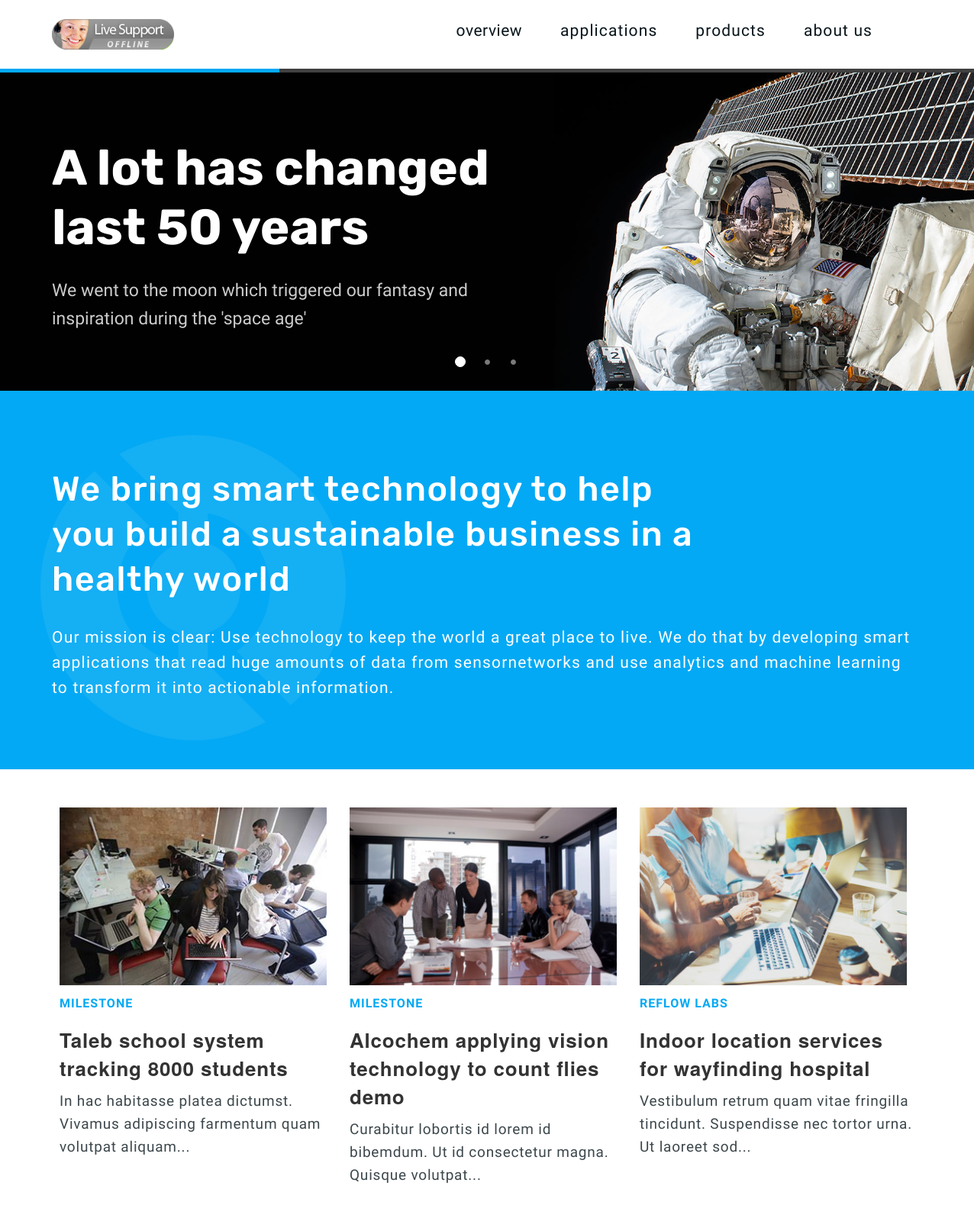
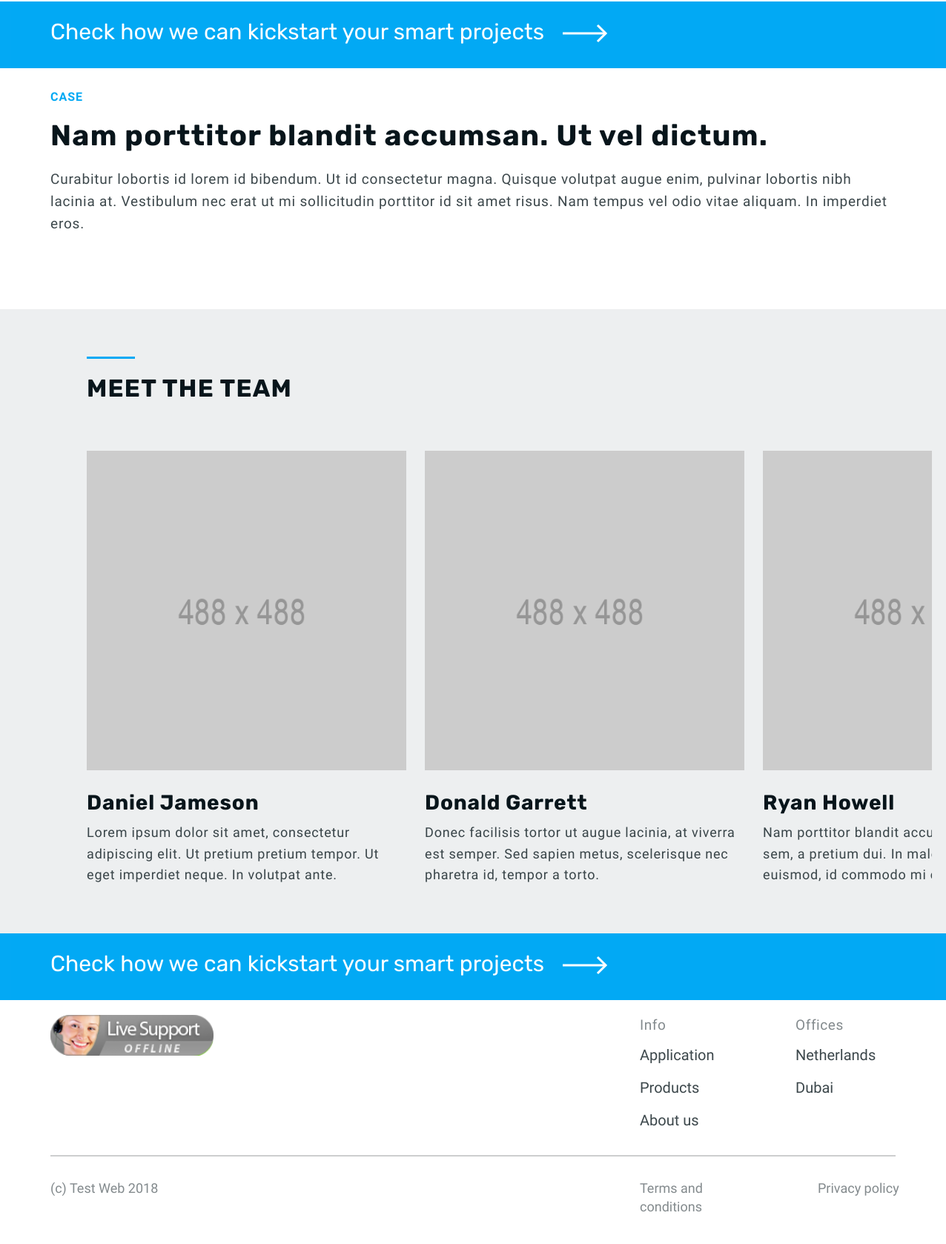
The page / on the database its author committed (2 pictures, top to bottom).
### tables this page shows
CREATE TABLE `items` (
  `id` int(11) NOT NULL,
  `title` varchar(255) NOT NULL,
  `text` varchar(255) NOT NULL,
  `category` varchar(255) NOT NULL,
  `image` int(1) NOT NULL
);

### index.php (the view, shortened to what this page needs)
<!DOCTYPE html>
<html>
    <head>
        <link href='css/bootstrap.min.css' rel='stylesheet' type='text/css'>
        <link href='css/style.css' rel='stylesheet' type='text/css'>
        <link href="slick/slick.css" rel="stylesheet">
        <link href="slick/slick-theme.css" rel="stylesheet">
    </head>
    <body>
        <div class='container-fluid'>
            <div class='row'>
                <header>
                    <div class='container'>
                        <div class='row'>
                            <nav id='cssmenu'>
                                <div class='logo'>
                                    <a href='/'>
                                        <img src='images/offline.png' alt="Test logo" class="desktop-logo"/>
                                    </a>
                                </div>
                                <ul>
                                    <li class="desktop-menu active"><a href='#'>overview</a></li>
                                    <li class="desktop-menu"><a href='#'>applications</a></li>
                                    <li class="desktop-menu"><a href='#'>products</a></li>
                                    <li class="desktop-menu desktop-menu-last"><a href='#'>about us</a></li>
                                </ul>
                            </nav>
                        </div>
                    </div>
                </header>
            </div>
        </div>
        <div class='container-fluid'>
            <div class='row'>
                <div id='myCarousel' class='carousel slide myCarousel' data-interval='false' data-ride='carousel'>
                    <ol class='carousel-indicators'>
                        <li data-target='#myCarousel' data-slide-to='0' class='active'></li>
                        <li data-target='#myCarousel' data-slide-to='1'></li>
                        <li data-target='#myCarousel' data-slide-to='2'></li>
                    </ol>
                    <div class="progress-bar-wrapper">
                        <hr class='transition-timer-carousel-progress-bar' />
                    </div>
                    <div class='carousel-inner'>
                        <div class='active item'>
                            <img src='images/astronaut.jpg' alt='astronaut' class="img-responsive" />
                            <div class='container'>
                                <div class='carousel-caption'>
                                    <div class="container">
                                        <div class='carousel-caption-table'>
                                            <div class='carousel-caption-table-cell'>
                                                <h3>A lot has changed<br/> last 50 years</h3>
                                                <p>We went to the moon which triggered our fantasy and<br/> inspiration during the 'space age'</p>
                                            </div>
                                        </div>
                                    </div>
                                </div>
                            </div>
                        </div>
                    </div>
                </div>
            </div>
        </div>
        <div class='container-fluid full-width-desc'>
            <div class='row'>
                <div class='container'>
                    <h2>We bring smart technology to help<br/> you build a sustainable business in a<br/> healthy world</h2>
                    <p>Our mission is clear: Use technology to keep the world a great place to live. We do that by developing smart applications that read huge amounts of data from sensornetworks and use analytics and machine learning to transform it into actionable information.</p>
                </div>
            </div>
        </div>
        <div class='container-fluid three-row-container'>
            <div class="container">
                <div class="card-row">
                    <?php
                    include('conn.php');
                    $qitem=mysqli_query($conn,"select * from `items` limit 3");
                    $rows = [];
                    while($row = mysqli_fetch_array($qitem))
                    {
                        $rows[] = $row;
                    }
                    for($itemcard=0;$itemcard<min(3,count($rows));$itemcard++){
                    ?>
                    <div class="card">
                        <div class="card-header">
                           <img src=<?php echo "images/240_". $rows[$itemcard]['image'].".jpg" ?> class="img-card" alt="img 240_1.jpg">
                        </div>
                        <div class="card-body">
                            <h5 ><a href="#"><?php echo $rows[$itemcard]['category']  ?></a></h5>
                            <span>
                                    <?php echo $rows[$itemcard]['title']?>
                            </span>
                            <p>
                                  <?php echo $rows[$itemcard]['text']?>
                            </p>
                        </div>
                    </div>
                    <?php
                    }
                    ?>
                </div>
            </div>
        </div>
        <div class='container-fluid full-width-desc'>
            <div class="row-blue" onmouseover="hoverArrow()" onmouseout="outhoverArrow()">
                <div class="container"
                     style="font-size:30px;
                     color:white;
                     text-align: left;
                     padding-top: 20px; ">
                    <div   style="width: auto;height: auto">
                        <div style="position:center;float:left;">
                        Check how we can kickstart your smart projects
                        </div>
                   <img
                           id='image-arrow'
                           src="images/arrow.svg"
                           alt="arrow simb">
                    </div>
                </div>
            </div>
        </div>
        <div class='container-fluid case-section-container'>
            <div class='row'>
                <div class='container'>
                    <div class='row'>
                        <div class='case-section'>
                            <div class="col-md-12">
                                <h5><a href='#'>CASE</a></h5>
                                <h4><a href="#">Nam porttitor blandit accumsan. Ut vel dictum.</a></h4>
                                <p>Curabitur lobortis id lorem id bibendum. Ut id consectetur magna.
                                    Quisque volutpat augue enim, pulvinar lobortis nibh lacinia at.
                                    Vestibulum nec erat ut mi sollicitudin porttitor id sit amet risus.
                                    Nam tempus vel odio vitae aliquam. In imperdiet eros.</p>
                                </div>
                        </div>
                    </div>
                </div>
            </div>
        </div>
        <div class='container-fluid'>
            <div class='row'>
                <div class="meet-team-background">
                    <div class='container'>
                            <div class='meet-team-section'>
                                <div class="highlight-upper-line "></div>
                                <h3>MEET THE TEAM</h3>
                                <div class="slick-slider">
                                    <div>
                                        <div class="slide-div">
                                            <img class="img-responsive" src="images/488x488.png"/>
                                            <h5>Daniel Jameson</h5>
                                            <p>Lorem ipsum dolor sit amet, consectetur adipiscing elit.
                                                Ut pretium pretium tempor. Ut eget imperdiet neque.
                                                In volutpat ante.</p>
                                        </div>
                                    </div>
                                    <div>
                                        <div class="slide-div">
                                            <img class="img-responsive" src="images/488x488.png"/>
                                            <h5>Donald Garrett</h5>
                                            <p>Donec facilisis tortor ut augue lacinia, at viverra est semper.
                                                Sed sapien metus, scelerisque nec pharetra id, tempor a torto.</p>
                                        </div>
                                    </div>
                                    <div>
                                        <div class="slide-div">
                                            <img class="img-responsive" src="images/488x488.png"/>
                                            <h5>Ryan Howell</h5>
                                            <p>Nam porttitor blandit accumsan. Ut vel dictum sem, a pretium dui.
                                                In malesuada enim in dolor euismod, id commodo mi consectet.</p>
                                        </div>
                                    </div>
                                </div>
                            </div>
                    </div>
                </div>
            </div>
        </div>
            <div class='container-fluid full-width-desc'>
                <div class="row-blue" onmouseover="hoverArrowD()" onmouseout="outhoverArrowD()">
                    <div class="container"
                         style="font-size:30px;
                     color:white;
                     text-align: left;
                     padding-top: 20px; ">
                        <div   style="width: auto;height: auto">
                            <div style="position:center;float:left;">
                                Check how we can kickstart your smart projects
                            </div>
                            <img
                                    id='image-arrow1'
                                    src="images/arrow.svg"
                                    alt="arrow simb">
                        </div>
                    </div>
                </div>
            </div>
        <div class='container-fluid'>
            <div class='row'>
                <div class='container'>
                    <div class='row'>
                        <div class='footer-section'>
                            <div class="col-md-8">
                                <a href="/">
                                    <img src="images/offline.png" alt="Test Logo" class="img-responsive">
                                </a>
                            </div>
                            <div class="col-md-4">
                                <div class="col-md-6">
                                    <p>Info</p>
                                    <h5>
                                        <a href="dummy.html">Application</a>
                                    </h5>
                                    <h5><a href="dummy.html">Products</a></h5>
                                    <h5><a href="dummy.html">About us</a></h5>
                                </div>
                                <div class="col-md-6 col-md-push-1">
                                    <p>Offices</p>
                                    <h5><a href="dummy.html">Netherlands</a></h5>
                                    <h5><a href="dummy.html">Dubai</a></h5>
                                </div>
                            </div>
                        </div>
                    </div>
                    <hr id="footer-line">
                    <div class="row">
                        <div class="copyright-section">
                            <div class="col-md-8">
                                <p><a href="/">(c) Test Web 2018</a></p>
                            </div>
                            <div class="col-md-4">
                                <div class="col-md-6">
                                    <p><a href="#">Terms and conditions</a></p>
                                </div>
                                <div class="col-md-6 col-md-push-2">
                                    <p><a href="#">Privacy policy</a></p>
                                </div>
                            </div>
                        </div>
                    </div>
                </div>
            </div>
        </div>
    </body>
</html>

### rows shown on the page
items: shows a picture, category "MILESTONE", title "Taleb school system tracking 8000 students", text "In hac habitasse platea dictumst. Vivamus adipiscing farmentum quam volutpat aliquam..."
items: shows a picture, category "MILESTONE", title "Alcochem applying vision technology to count flies demo", text "Curabitur lobortis id lorem id bibemdum. Ut id consectetur magna. Quisque volutpat..."
items: shows a picture, category "REFLOW LABS", title "Indoor location services for wayfinding hospital", text "Vestibulum retrum quam vitae fringilla tincidunt. Suspendisse nec tortor urna. Ut laoreet sod..."
